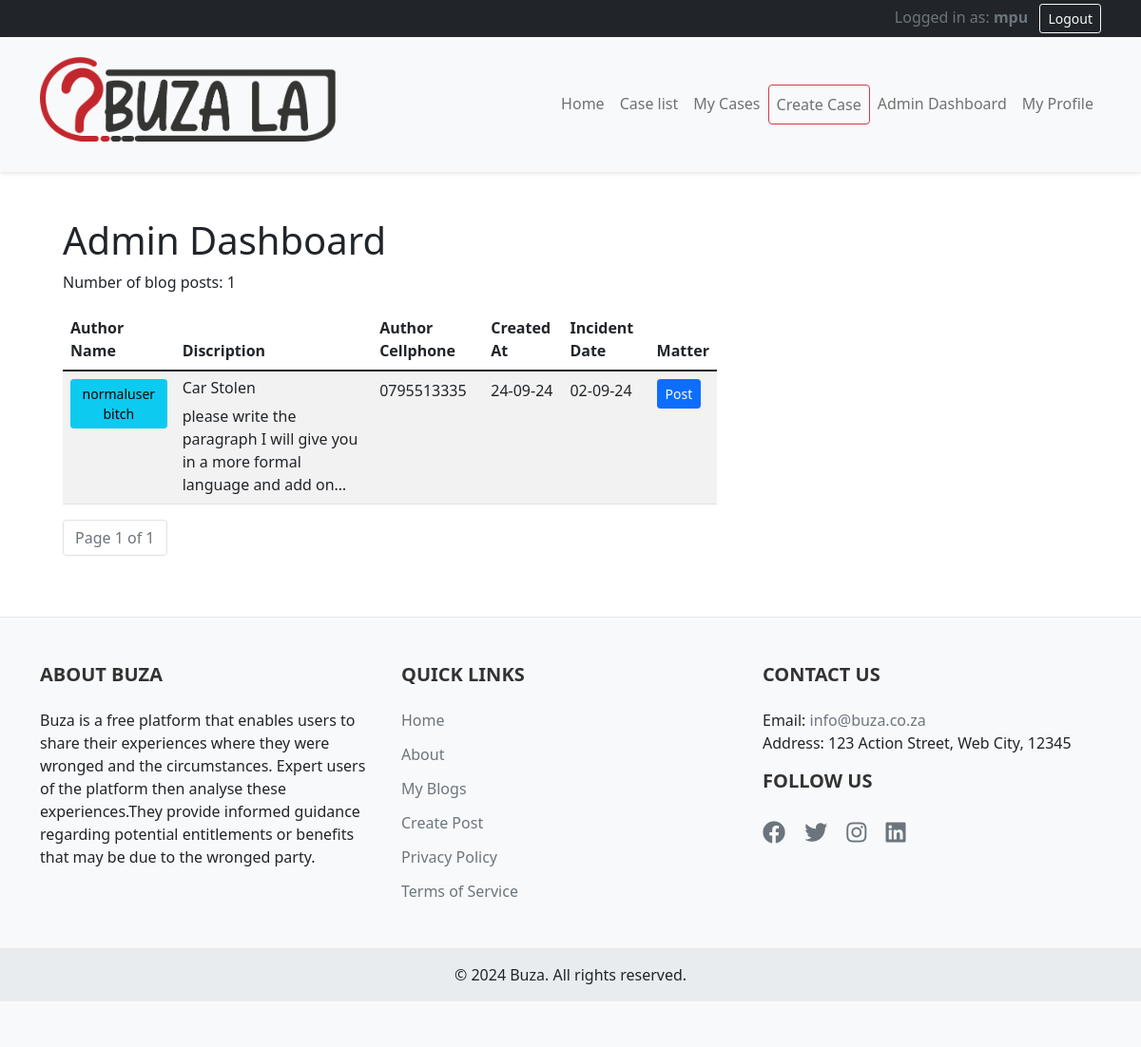
The app's page /admin-dashboard/ (signed in) with its own data.
### blog/models.py (models this page shows, shortened)
class BlogPost(models.Model):
    AGAINST_CHOICES = [
        ('Eastern Cape', 'Eastern Cape'),
        ('Free State', 'Free State'),
        ('Gauteng', 'Gauteng'),
        ('KwaZulu-Natal', 'KwaZulu-Natal'),
        ('Limpopo', 'Limpopo'),
        ('Mpumalanga', 'Mpumalanga'),
        ('North West', 'North West'),
        ('Western Cape', 'Western Cape'),
        ('Northern Cape', 'Northern Cape,'),
    ]
    title = models.CharField(max_length=200)
    content = models.TextField()
    author = models.ForeignKey(User, on_delete=models.CASCADE)
    author_name = models.CharField(max_length=100, blank=True)  # New field
    created_at = models.DateTimeField(auto_now_add=True)
    updated_at = models.DateTimeField(auto_now=True)
    against = models.CharField(max_length=100)
    suburb = models.CharField(max_length=100)
    incident_date = models.DateField()
    file1 = models.FileField(upload_to='blog_files/', blank=True, null=True)
    file2 = models.FileField(upload_to='blog_files/', blank=True, null=True)
    file3 = models.FileField(upload_to='blog_files/', blank=True, null=True)
    file4 = models.FileField(upload_to='blog_files/', blank=True, null=True)
    province = models.CharField(max_length=100, choices=AGAINST_CHOICES)

class UserProfile(models.Model):
    user = models.OneToOneField(User, on_delete=models.CASCADE, related_name='profile')
    phone_number = models.CharField(max_length=15, blank=True)
    profession = models.CharField(max_length=100,blank=True, null=True)

### blog/views.py (the view)
# urls.py: path('admin-dashboard/', views.admin_dashboard, name='admin_dashboard'),
@user_passes_test(is_admin)
def admin_dashboard(request):
    blog_posts = BlogPost.objects.all().order_by('-created_at')
    print(f"Number of blog posts: {blog_posts.count()}")
    for post in blog_posts:
        post.detail_url = reverse('post_detail', args=[post.id])
    paginator = Paginator(blog_posts, 10)  # Show 10 posts per page
    page_number = request.GET.get('page')
    page_obj = paginator.get_page(page_number)
    context = {
        'blog_posts': page_obj,
    }
    return render(request, 'blog/admin_dashboard.html', context)

### blog/views.py (called while the page is built)
def is_admin(user):
    return user.is_authenticated and user.is_staff

### blog/templates/blog/admin_dashboard.html (shortened to what this page needs)
{% extends 'blog/base.html' %}
{% block content %}
<div class="container mt-4">
    <h1>Admin Dashboard</h1>
    <p>Number of blog posts: {{ blog_posts.paginator.count }}</p>
    <div class="table-responsive">
        <table class="table table-striped">
            <thead>
                <tr>
                    <th>Author Name</th>
                    <th>Discription</th>
                    <th>Author Cellphone</th>
                    <th>Created At</th>
                    <th>Incident Date</th>
                    <th>Matter</th>
                </tr>
            </thead>
            <tbody>
                {% for post in blog_posts %}
                <tr>
                    <td>
                        <a href="{% url 'user_profile' post.author.username %}" class="btn btn-sm btn-info ml-2">{{ post.author.first_name }} </a>
                    </td>
                    <td> <h6>{{ post.title }}</h6>{{ post.content |truncatechars:80}}</td>
                    <td>{{ post.author.profile.phone_number}}</td>
                    <td>{{ post.created_at|date:"d-m-y" }}</td>
                    <td>{{ post.incident_date|date:"d-m-y" }}</td>
                    <td>
                        <a href="{{ post.detail_url }}" class="btn btn-sm btn-primary"> Post</a>
                    </td>
                </tr>
                {% empty %}
                <tr>
                    <td colspan="7">No blog posts found.</td>
                </tr>
                {% endfor %}
            </tbody>
        </table>
    </div>
    <nav aria-label="Page navigation">
        <ul class="pagination">
            <li class="page-item disabled"><a class="page-link" href="#">Page {{ blog_posts.number }} of {{ blog_posts.paginator.num_pages }}</a></li>
        </ul>
    </nav>
</div>
{% endblock %}

### blog/templates/blog/base.html (shortened to what this page needs)
{% load static %}
<!DOCTYPE html>
<html lang="en">
<head>
    <link href="https://cdn.jsdelivr.net/npm/bootstrap@5.1.3/dist/css/bootstrap.min.css" rel="stylesheet">
    <link rel="stylesheet" href="https://cdnjs.cloudflare.com/ajax/libs/font-awesome/5.15.3/css/all.min.css">
</head>
<body>
    <div class="text-white bg-dark  p-1 user-status-bar">
        <div class="container">
            <div class="row">
                <div class="col-md-6">
                </div>
                <div class="col-md-6 text-end">
                    {% if user.is_authenticated %}
                        <span class="text-muted">Logged in as: <strong>{{ user.username }}</strong></span>
                        <form method="post" action="{% url 'logout' %}" class="d-inline">
                            <button type="submit" class="btn btn-sm btn-outline-light ms-2">Logout</button>
                        </form>
                    {% else %}
                        <span class="text-muted">Not logged in</span>
                        <a href="{% url 'login' %}" class="btn btn-sm btn-outline-primary ms-2">Login</a>
                        <a href="{% url 'register' %}" class="btn btn-sm btn-outline-success ms-2">Register</a>
                    {% endif %}
                </div>
            </div>
        </div>
    </div>
    <nav class="navbar navbar-expand-lg navbar-light bg-light  main-navbar">
        <div class="container">
            <a class="navbar-brand d-flex align-items-center" href="{% url 'index' %}">
                <img src="{% static 'images/logo.png' %}" alt="Our Blog Logo" class="mr-3">
            </a>
            <div class="collapse navbar-collapse" id="navbarNav">
                <ul class="navbar-nav ms-auto">
                    <li class="nav-item">
                        <a class="nav-link" href="{% url 'index' %}">Home</a>
                    </li>
                    <li class="nav-item">
                        <a class="nav-link" href="{% url 'home' %}">Case list</a>
                    </li>
                    {% if user.is_authenticated %}
                        <li class="nav-item">
                            <a class="nav-link" href="{% url 'my_blogs' %}">My Cases</a>
                        </li>
                            <li class="nav-item">
                            <a class="nav-link btn btn-outline-danger" href="{% url 'create_post' %}">Create Case</a>
                        </li>
                        {% if user.is_staff %}
                            <li class="nav-item">
                                <a class="nav-link" href="{% url 'admin_dashboard' %}">Admin Dashboard</a>
                            </li>
                            <li class="nav-item">
                                <a class="nav-link" href="{% url 'user_profile' user.username %}">My Profile</a>
                            </li>
                        {% endif %}
                    {% endif %}
                </ul>
            </div>
        </div>
    </nav>
    <main class="container mt-4">
        <div class="row">
            <div class="col-md-8">
                {% block content %}
                {% endblock %}
            </div>
                </div>
    </main>
    <footer class="footer">
        <div class="container">
            <div class="row">
                <div class="col-md-4 mb-4 mb-md-0">
                    <h5>About Buza</h5>
                    <p class="justify-content-center">Buza is a free platform that enables users to share their experiences where they were wronged and the circumstances. Expert users of the platform then analyse these experiences.They provide informed guidance regarding potential entitlements or benefits that may be due to the wronged party.</p>
                </div>
                <div class="col-md-4 mb-4 mb-md-0">
                    <h5>Quick Links</h5>
                    <ul>
                        <li><a href="{% url 'home' %}">Home</a></li>
                        <li><a href="{% url 'about' %}">About</a></li>
                        {% if user.is_authenticated %}
                            <li><a href="{% url 'my_blogs' %}">My Blogs</a></li>
                            <li><a href="{% url 'create_post' %}">Create Post</a></li>
                        {% else %}
                            <li><a href="{% url 'login' %}">Login</a></li>
                            <li><a href="{% url 'register' %}">Register</a></li>
                        {% endif %}
                        <li><a href="{% url 'privacy_policy' %}">Privacy Policy</a></li>
                        <li><a href="{% url 'terms_of_service' %}">Terms of Service</a></li>
                    </ul>
                </div>
                <div class="col-md-4">
                    <h5>Contact Us</h5>
                    <p>
                        Email: <a href="mailto:info@Buza.co.za">info@buza.co.za</a><br>
                        Address: 123 Action Street, Web City, 12345
                    </p>
                    <h5>Follow Us</h5>
                    <div class="social-icons">
                        <a href="#" target="_blank"><i class="fab fa-facebook"></i></a>
                        <a href="#" target="_blank"><i class="fab fa-twitter"></i></a>
                        <a href="#" target="_blank"><i class="fab fa-instagram"></i></a>
                        <a href="#" target="_blank"><i class="fab fa-linkedin"></i></a>
                    </div>
                </div>
            </div>
        </div>
        <div class="footer-bottom">
            <div class="container">
                <div class="row">
                    <div class="col-md-12 text-center">
                        <p>&copy; {% now "Y" %} Buza. All rights reserved.</p>
                    </div>
                </div>
            </div>
        </div>
    </footer>
</body>
</html>

### records on screen
BlogPost: author.first_name "normaluser bitch", title "Car Stolen", content "please write the paragraph I will give you in a more formal language and add on…", author.profile.phone_number "0795513335", created_at "24-09-24", incident_date "02-09-24"

### other values on screen
{{ user.username }} "mpu"
{{ blog_posts.paginator.count }} "1"
{{ blog_posts.number }} "1"
{{ blog_posts.paginator.num_pages }} "1"
